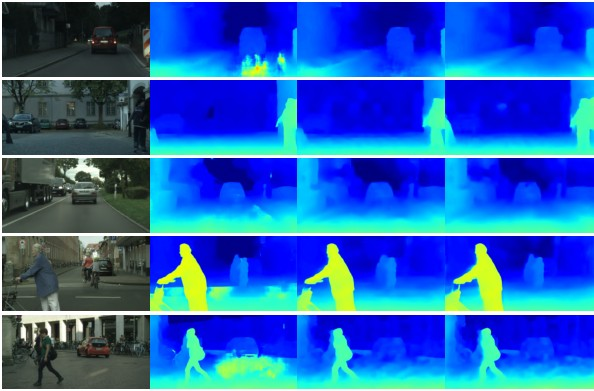
#> input picture opencv/test.jpg, 594 x 391 px
$ python '图像拼接.py'
#> lines starting #> are read from the running program, lines starting #| are printed output that depends on the picture
import cv2

if __name__ == "__main__":
    image = cv2.imread('test.jpg')
#> image is the input picture: shape (391, 594, 3); mean B, G, R 186.4, 96.1, 37.2
    print(image.shape)
#| (391, 594, 3)
    image_h = cv2.hconcat([image, image])
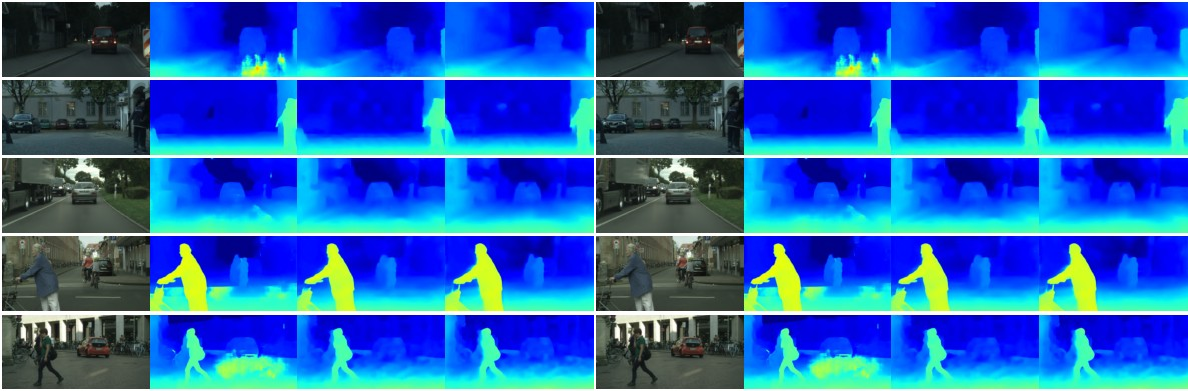
#> image_h: shape (391, 1188, 3); mean B, G, R 186.4, 96.1, 37.2
    image_h = cv2.vconcat([image_h, image_h])
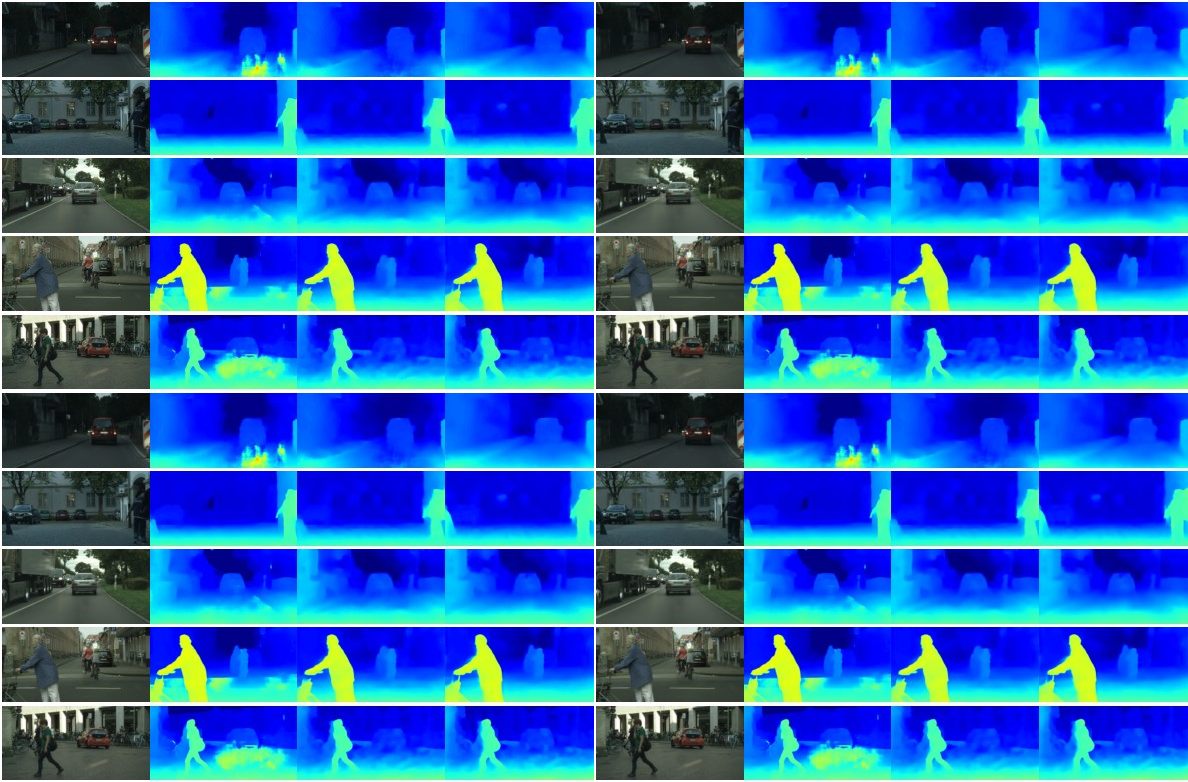
#> image_h: shape (782, 1188, 3); mean B, G, R 186.4, 96.1, 37.2
    print(image_h.shape)
#| (782, 1188, 3)
    # cv2.imshow("ss", image_h)

    cv2.waitKey(0)
